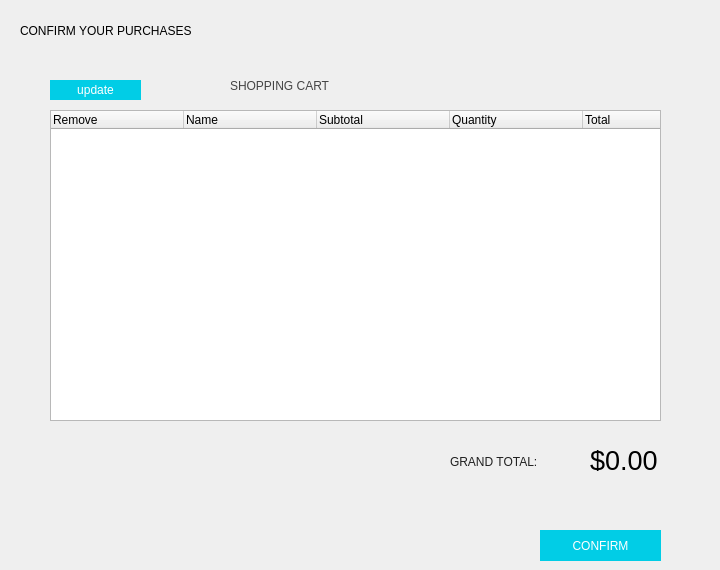
    <widget class="QWidget" name="confrimPurchasesPage">
     <widget class="QLabel" name="confirmPurchasesLabel">
      <property name="geometry">
       <rect>
        <x>20</x>
        <y>0</y>
        <width>431</width>
        <height>61</height>
       </rect>
      </property>
      <property name="styleSheet">
       <string notr="true">font: 25 30pt &quot;Gill Sans&quot;, &quot;Gill Sans MT Condensed&quot;;</string>
      </property>
      <property name="text">
       <string>CONFIRM YOUR PURCHASES</string>
      </property>
     </widget>
     <widget class="QLabel" name="grandTotalLabel">
      <property name="geometry">
       <rect>
        <x>450</x>
        <y>446</y>
        <width>151</width>
        <height>31</height>
       </rect>
      </property>
      <property name="styleSheet">
       <string notr="true">font: 75 20pt &quot;Gill Sans&quot;, &quot;Gill Sans MT Condensed&quot;;
color: rgb(32, 32, 32)
</string>
      </property>
      <property name="text">
       <string>GRAND TOTAL:</string>
      </property>
     </widget>
     <widget class="QLabel" name="grandTotalAmount">
      <property name="geometry">
       <rect>
        <x>590</x>
        <y>450</y>
        <width>121</width>
        <height>21</height>
       </rect>
      </property>
      <property name="font">
       <font>
        <pointsize>20</pointsize>
       </font>
      </property>
      <property name="text">
       <string>$0.00</string>
      </property>
     </widget>
     <widget class="QTreeWidget" name="shoppingCart">
      <property name="geometry">
       <rect>
        <x>50</x>
        <y>110</y>
        <width>611</width>
        <height>311</height>
       </rect>
      </property>
      <property name="horizontalScrollBarPolicy">
       <enum>Qt::ScrollBarAlwaysOff</enum>
      </property>
      <attribute name="headerDefaultSectionSize">
       <number>133</number>
      </attribute>
      <column>
       <property name="text">
        <string>Remove</string>
       </property>
      </column>
      <column>
       <property name="text">
        <string>Name</string>
       </property>
      </column>
      <column>
       <property name="text">
        <string>Subtotal</string>
       </property>
      </column>
      <column>
       <property name="text">
        <string>Quantity</string>
       </property>
      </column>
      <column>
       <property name="text">
        <string>Total</string>
       </property>
      </column>
     </widget>
     <widget class="QLabel" name="shoppingCartLabel">
      <property name="geometry">
       <rect>
        <x>230</x>
        <y>70</y>
        <width>221</width>
        <height>31</height>
       </rect>
      </property>
      <property name="styleSheet">
       <string notr="true">font: 25 25pt &quot;Gill Sans&quot;, &quot;Gill Sans MT Condensed&quot;;
color: rgb(68, 68, 68);
</string>
      </property>
      <property name="text">
       <string>SHOPPING CART</string>
      </property>
     </widget>
     <widget class="QPushButton" name="confirmPurchasesButton">
      <property name="geometry">
       <rect>
        <x>540</x>
        <y>530</y>
        <width>121</width>
        <height>31</height>
       </rect>
      </property>
      <property name="styleSheet">
       <string notr="true">QPushButton {
background-color: #01CDE6;
color: white;
border:none;
	font: 75 15pt &quot;Gill Sans&quot;, &quot;Gill Sans MT Condensed&quot;;
}</string>
      </property>
      <property name="text">
       <string>CONFIRM</string>
      </property>
     </widget>
     <widget class="QPushButton" name="updateShoppingCart">
      <property name="geometry">
       <rect>
        <x>50</x>
        <y>80</y>
        <width>91</width>
        <height>20</height>
       </rect>
      </property>
      <property name="styleSheet">
       <string notr="true">QPushButton {
background-color: #01CDE6;
color: white;
border:none;
	font: 75 15pt &quot;Gill Sans&quot;, &quot;Gill Sans MT Condensed&quot;;
}</string>
      </property>
      <property name="text">
       <string>update</string>
      </property>
     </widget>
    </widget>
